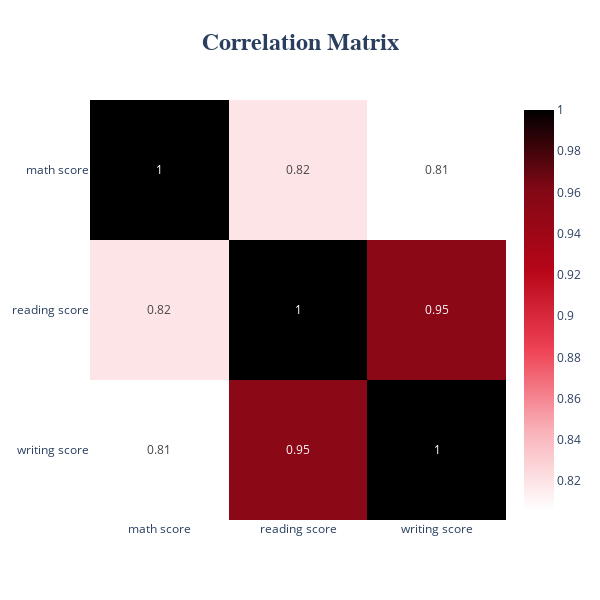

Source (notebook cell):
### Code cell
color_palette = ['#FFFFFF', '#F9B1B8',
                 '#EE4355', '#B60618', '#820815', '#000000']

corr = df.corr()
fig = go.Figure(data=go.Heatmap(z=corr,
                                x=corr.index.values,
                                y=corr.columns.values,
                                colorscale=color_palette,
                                text=corr.round(2), texttemplate="%{text}"
                                )
                )

fig.update_layout(title_text='<b>Correlation Matrix<b>',
                  title_x=0.5,
                  titlefont={'size': 24, 'family': 'Courier New'},
                  width=600, height=600,
                  xaxis_showgrid=False,
                  yaxis_showgrid=False,
                  yaxis_autorange='reversed',
                  paper_bgcolor=None,
                  )

fig.show()

### Figure 1 — Plotly figure (JSON) as saved in the notebook; plotly's stock layout.template omitted (floating-point values rounded to 4 significant figures)
{"data": [{"colorscale": [[0, "#FFFFFF"], [0.2, "#F9B1B8"], [0.4, "#EE4355"], [0.6, "#B60618"], [0.8, "#820815"], [1, "#000000"]], "text": [[1, 0.82, 0.81], [0.82, 1, 0.95], [0.81, 0.95, 1]], "texttemplate": "%{text}", "type": "heatmap", "x": ["math score", "reading score", "writing score"], "y": ["math score", "reading score", "writing score"], "z": [[1, 0.8194, 0.8059], [0.8194, 1, 0.9543], [0.8059, 0.9543, 1]]}], "layout": {"height": 600, "title": {"font": {"family": "Courier New", "size": 24}, "text": "<b>Correlation Matrix<b>", "x": 0.5}, "width": 600, "xaxis": {"showgrid": false}, "yaxis": {"autorange": "reversed", "showgrid": false}}}
